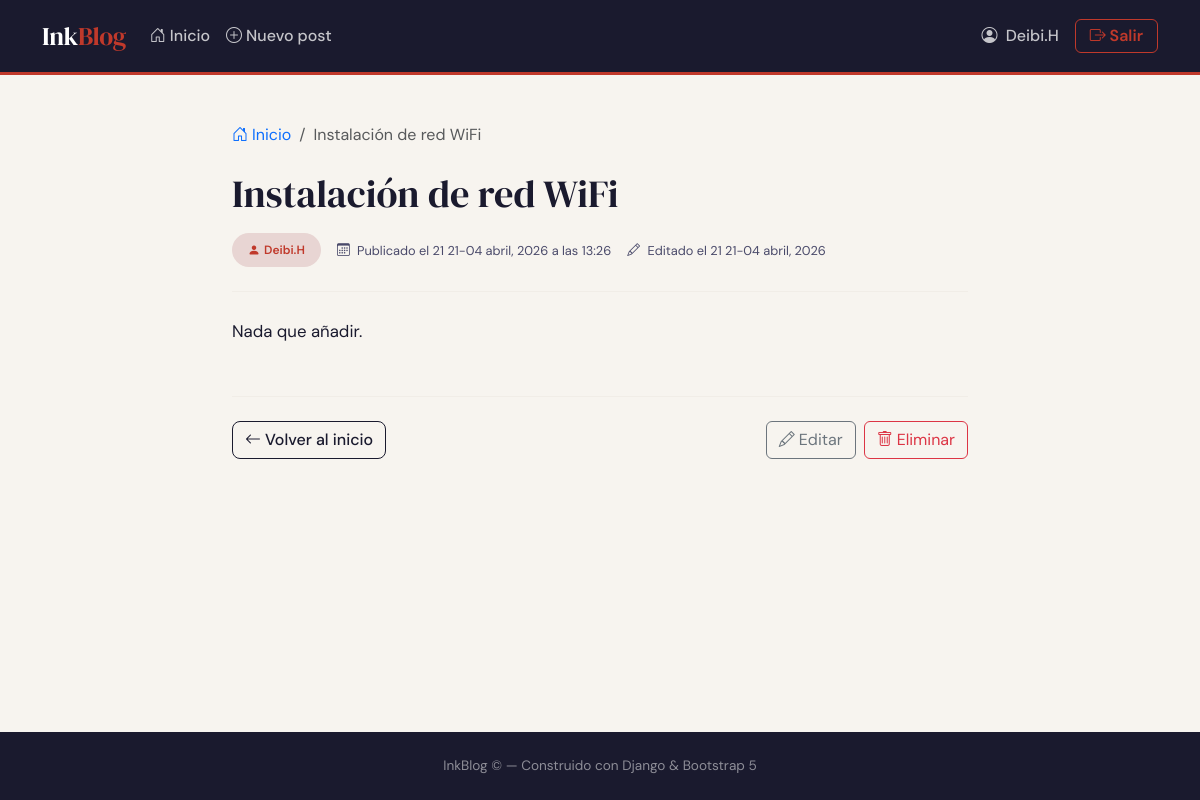
The app's page /post/1/ (signed in) with its own data.
### MainApp/models.py (models this page shows, shortened)
class Post(models.Model):
    titulo = models.CharField(max_length=200, verbose_name="Título")
    contenido = models.TextField(verbose_name="Contenido")
    autor = models.ForeignKey(
        User,
        on_delete=models.CASCADE,
        related_name="posts",
        verbose_name="Autor"
    )
    fecha_creacion = models.DateTimeField(auto_now_add=True, verbose_name="Fecha de creación")
    fecha_actualizacion = models.DateTimeField(auto_now=True, verbose_name="Última actualización")
    class Meta:
        ordering = ["-fecha_creacion"]
        verbose_name = "Post"
        verbose_name_plural = "Posts"

### MainApp/views.py (the view)
# urls.py: path("post/<int:pk>/", views.PostDetailView.as_view(), name="post_detail"),
class PostDetailView(DetailView):
    model = Post
    template_name = "post_detail.html"
    context_object_name = "post"

### templates/post_detail.html (shortened to what this page needs)
{% extends "base.html" %}
{% block content %}
<div class="row justify-content-center">
  <div class="col-12 col-lg-8">
    <nav aria-label="breadcrumb" class="mb-4">
      <ol class="breadcrumb">
        <li class="breadcrumb-item">
          <a href="{% url 'blog:post_list' %}" class="text-decoration-none">
            <i class="bi bi-house-door me-1"></i>Inicio
          </a>
        </li>
        <li class="breadcrumb-item active" aria-current="page">{{ post.titulo|truncatewords:6 }}</li>
      </ol>
    </nav>
    <header class="mb-4">
      <h1 class="post-detail-title mb-3">{{ post.titulo }}</h1>
      <div class="d-flex flex-wrap align-items-center gap-3">
        <span class="badge-autor py-2 px-3">
          <i class="bi bi-person-fill me-1"></i>{{ post.autor.username }}
        </span>
        <span class="meta-text">
          <i class="bi bi-calendar3 me-1"></i>
          Publicado el {{ post.fecha_creacion|date:"d de F, Y \a \l\a\s H:i" }}
        </span>
        {% if post.fecha_creacion != post.fecha_actualizacion %}
        <span class="meta-text">
          <i class="bi bi-pencil me-1"></i>
          Editado el {{ post.fecha_actualizacion|date:"d de F, Y" }}
        </span>
        {% endif %}
      </div>
    </header>
    <hr class="divider mb-4" />
    <div class="post-content">
      {{ post.contenido|linebreaks }}
    </div>
    <hr class="divider mt-5 mb-4" />
    <div class="d-flex flex-wrap gap-2 justify-content-between align-items-center">
      <a href="{% url 'blog:post_list' %}" class="btn btn-outline-ink">
        <i class="bi bi-arrow-left me-1"></i>Volver al inicio
      </a>
      {% if user == post.autor or user.is_superuser %}
        <div class="d-flex gap-2">
          <a href="{% url 'blog:post_update' post.pk %}" class="btn btn-outline-secondary">
            <i class="bi bi-pencil me-1"></i>Editar
          </a>
          <a href="{% url 'blog:post_delete' post.pk %}" class="btn btn-outline-danger">
            <i class="bi bi-trash me-1"></i>Eliminar
          </a>
        </div>
      {% endif %}
    </div>
  </div>
</div>
{% endblock %}

### templates/base.html (shortened to what this page needs)
<!DOCTYPE html>
<html lang="es">
<head>
  <link href="https://cdn.jsdelivr.net/npm/bootstrap@5.3.3/dist/css/bootstrap.min.css" rel="stylesheet" />
  <link href="https://cdn.jsdelivr.net/npm/bootstrap-icons@1.11.3/font/bootstrap-icons.min.css" rel="stylesheet" />
</head>
<body>
<nav class="navbar navbar-expand-lg">
  <div class="container">
    <a class="navbar-brand" href="{% url 'blog:post_list' %}">Ink<span>Blog</span></a>
    <div class="collapse navbar-collapse" id="navbarContent">
      <ul class="navbar-nav me-auto mb-2 mb-lg-0">
        <li class="nav-item">
          <a class="nav-link" href="{% url 'blog:post_list' %}">
            <i class="bi bi-house-door"></i>Inicio
          </a>
        </li>
        {% if user.is_authenticated %}
        <li class="nav-item">
          <a class="nav-link" href="{% url 'blog:post_create' %}">
            <i class="bi bi-plus-circle"></i>Nuevo post
          </a>
        </li>
        {% endif %}
      </ul>
      <ul class="navbar-nav align-items-center gap-2">
        {% if user.is_authenticated %}
          <li class="nav-item">
            <span class="nav-link text-white-50">
              <i class="bi bi-person-circle"></i> {{ user.username }}
            </span>
          </li>
          <li class="nav-item">
            <form method="post" action="{% url 'blog:logout' %}">
              <button type="submit" class="btn btn-navbar">
                <i class="bi bi-box-arrow-right"></i> Salir
              </button>
            </form>
          </li>
        {% endif %}
      </ul>
    </div>
  </div>
</nav>
<main class="container py-5 flex-grow-1">
  {% block content %}{% endblock %}
</main>
<footer>
  <div class="container text-center">
    <span>InkBlog &copy; {{ "now"|date:"Y" }} — Construido con Django &amp; Bootstrap 5</span>
  </div>
</footer>
</body>
</html>

### templates/base.html (style rules this page uses)
:root { --ink: #1a1a2e; --ink-soft: #4a4a6a; --cream: #f7f4ef; --accent: #c0392b; --accent-lt: #e8d5d3; --border: #ddd8d0; --card-bg: #ffffff; }
* { box-sizing: border-box; }
body { font-family: 'DM Sans', sans-serif; background: var(--cream); color: var(--ink); min-height: 100vh; display: flex; flex-direction: column; }
.navbar { background: var(--ink) !important; border-bottom: 3px solid var(--accent); padding: 0.75rem 0; }
.navbar-brand { font-family: 'DM Serif Display', serif; font-size: 1.6rem; color: #fff !important; letter-spacing: -0.5px; }
.navbar-brand span { color: var(--accent); }
.nav-link { color: rgba(255,255,255,0.75) !important; font-weight: 500; transition: color .2s; }
.nav-link i { margin-right: 4px; }
.btn-navbar { border: 1.5px solid var(--accent); color: var(--accent) !important; border-radius: 6px; font-weight: 600; padding: 4px 14px; transition: all .2s; }
.badge-autor { background: var(--accent-lt); color: var(--accent); font-size: 0.75rem; font-weight: 600; border-radius: 20px; padding: 3px 10px; }
.meta-text { font-size: 0.8rem; color: var(--ink-soft); }
.post-detail-title { font-family: 'DM Serif Display', serif; font-size: 2.4rem; line-height: 1.2; }
.post-content { font-size: 1.05rem; line-height: 1.85; }
.divider { border-color: var(--border); }
.btn-outline-ink { border: 1.5px solid var(--ink); color: var(--ink); font-weight: 500; border-radius: 8px; }
footer { background: var(--ink); color: rgba(255,255,255,.5); font-size: 0.85rem; margin-top: auto; padding: 1.5rem 0; }

### records on screen
Post: titulo "Instalación de red WiFi", autor.username "Deibi.H", fecha_creacion "21 21-04 abril, 2026 a las 13:26", fecha_actualizacion "21 21-04 abril, 2026", contenido "Nada que añadir."

### other values on screen
{{ user.username }} "Deibi.H"
